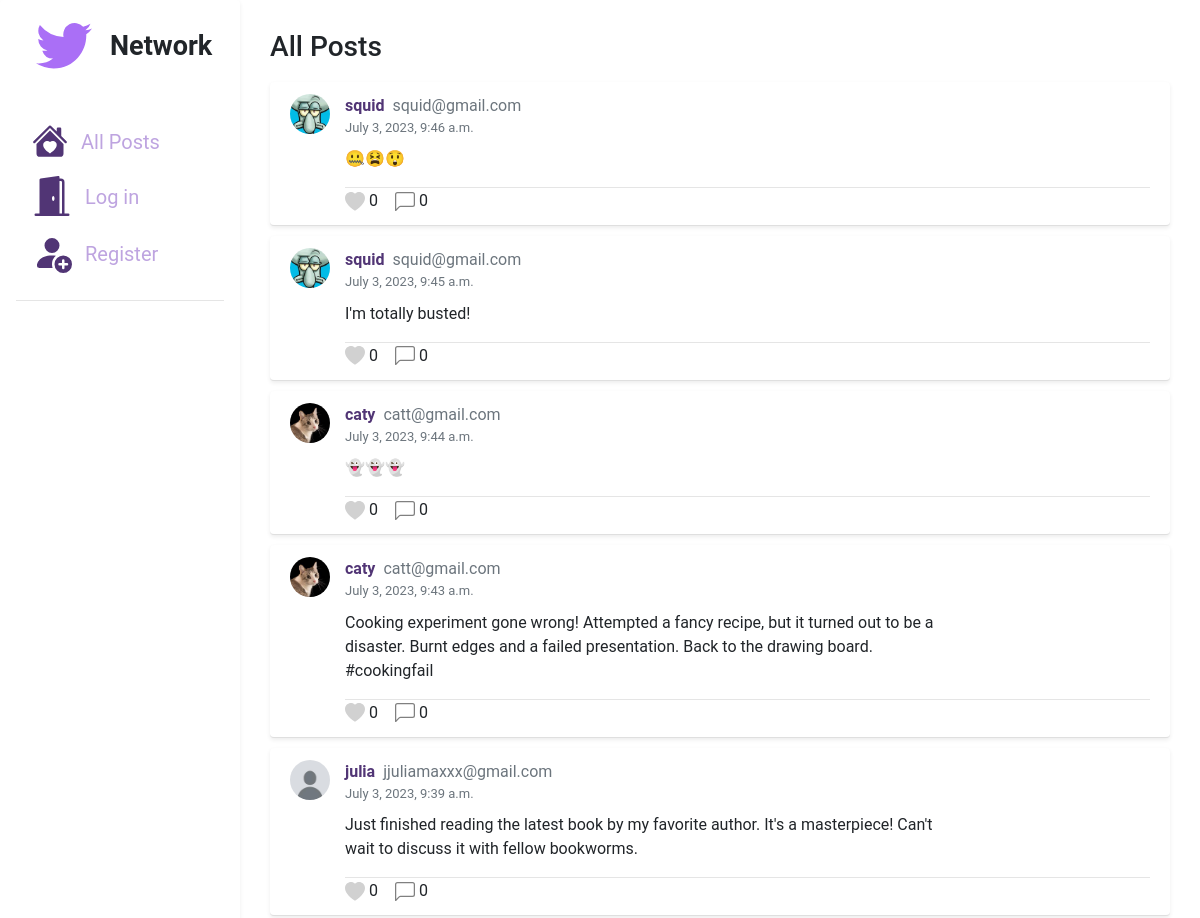
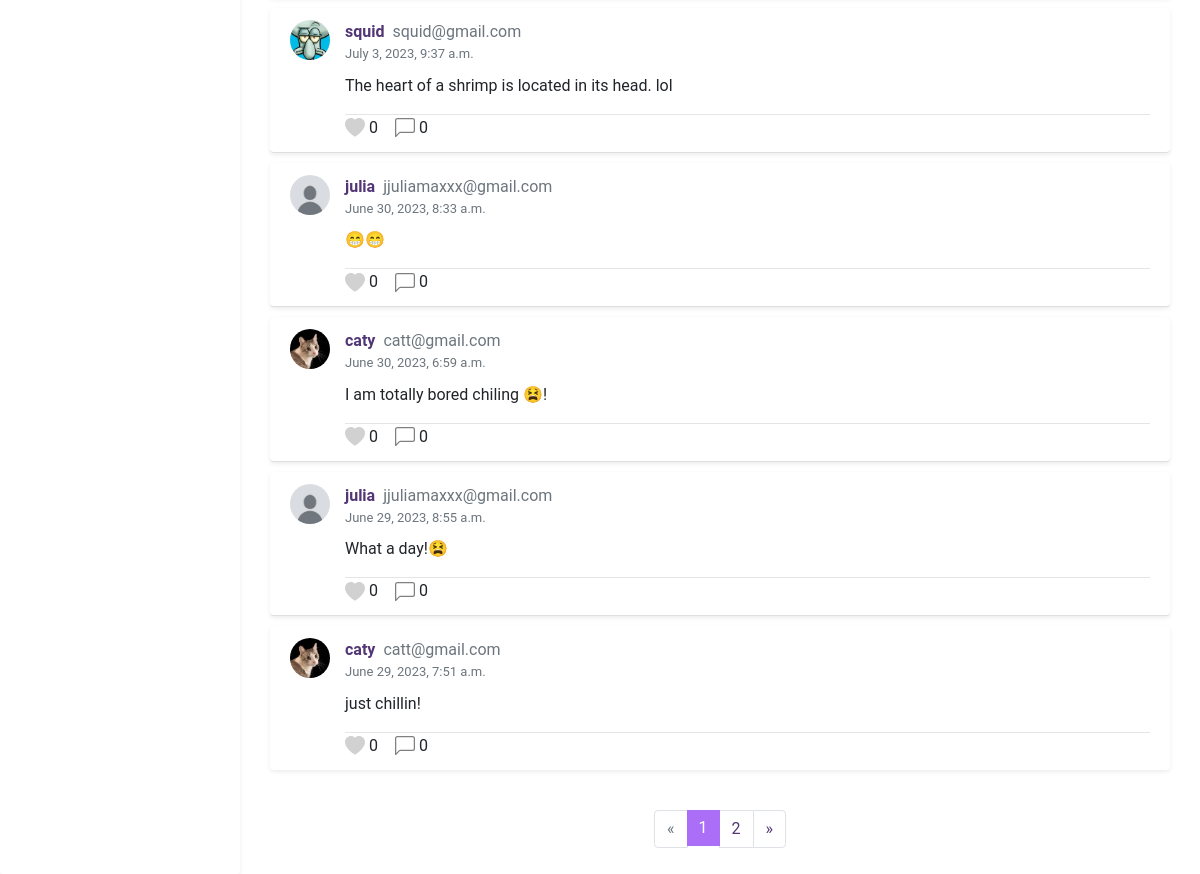
/, run on an earlier commit of the app's database (2 pictures, top to bottom).
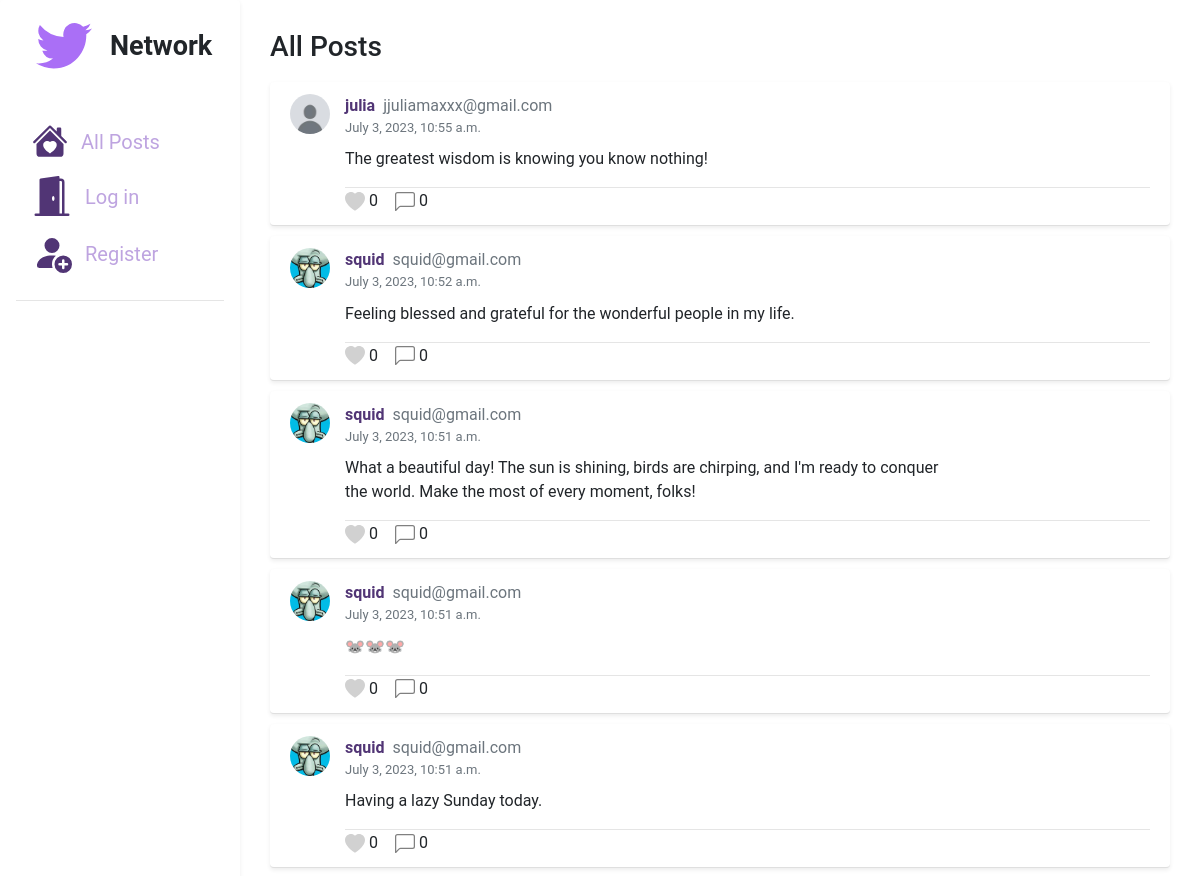
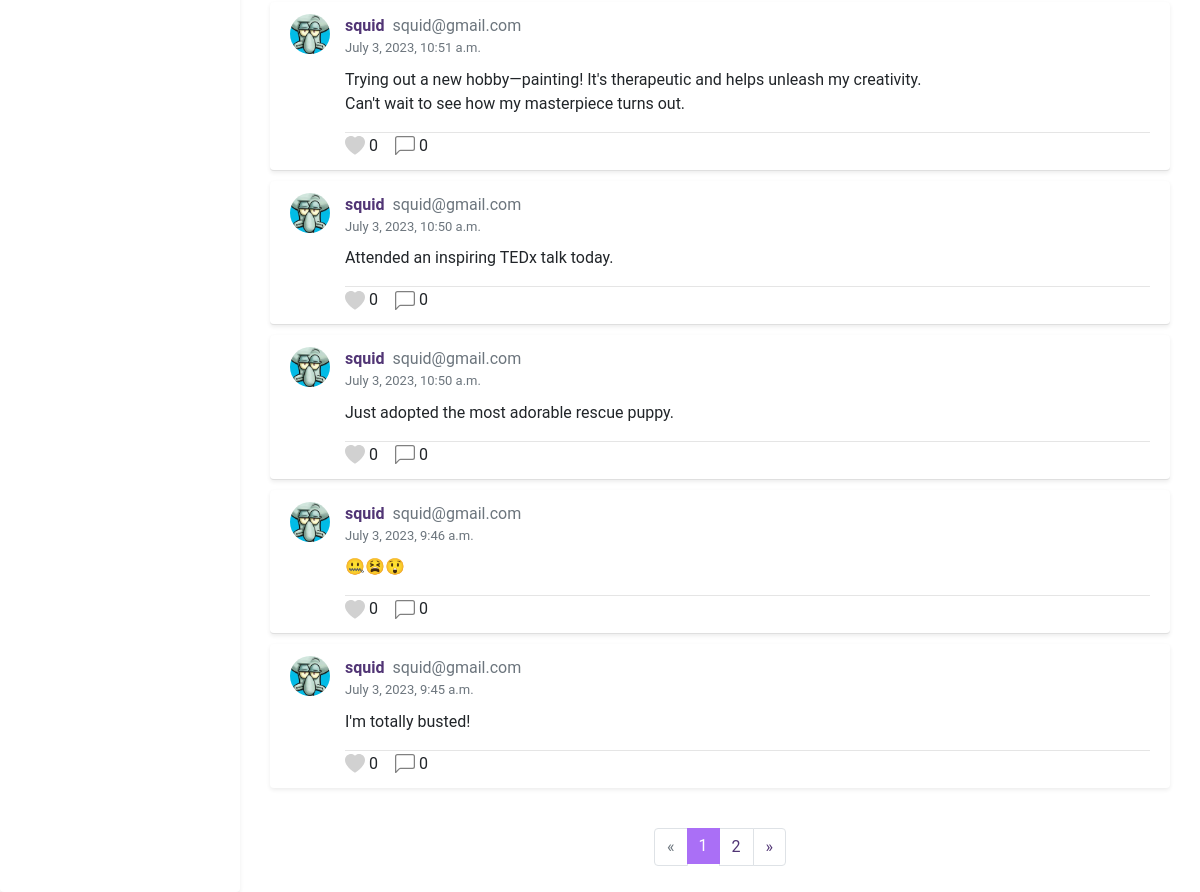
And on a later commit of the database (2 pictures, top to bottom).
### network/models.py (models this page shows, shortened)
class Post(models.Model):
    user = models.ForeignKey(User, on_delete=models.CASCADE, related_name="posts")
    text = models.TextField()
    time = models.DateTimeField(auto_now_add=True)

class User(AbstractUser):
    followers = models.ManyToManyField('self', symmetrical=False, related_name='following', blank=True)
    image = models.ImageField(upload_to='profile_images/', default='profile_images/default-avatar.jpg')

### network/views.py (the view)
# urls.py: path("", views.index, name="index"),
def index(request):
    if request.method == "GET":
        posts = Post.objects.all()
        posts = posts.order_by('-time')
        paginator = Paginator(posts, 10)
        page_number = request.GET.get('page')
        page_obj = paginator.get_page(page_number)
        return render(request, "network/index.html", {
            "posts": page_obj
        })
    elif 'post' in request.POST:
        post = request.POST['post']
        new_post = Post(user=request.user, text=post)
        new_post.save()
    return HttpResponseRedirect(reverse("index"))

### network/templates/network/index.html (shortened to what this page needs)
{% extends "network/layout.html" %}
{% block body %}
<div class="space">
    <h3>All Posts</h3>
    <div class="main">
        <ul class="list-group list-group-flush">
            {% for post in posts %}
            <li class="shadow-sm bg-body-tertiary rounded list-group-item">
                <div class="fx">
                    <div class="prof_img_div"><img src='{{ post.user.image.url }}' alt='Profile Image' class='prof_img' style="position:static"></div>
                    <div class="user_content">
                        <div class="fx between">
                            <div class="fx">
                                <a href="{% url 'profile' post.user.id %}" class="p_link"><div class="username"><strong>{{post.user.username}}</strong></div></a>
                                <div class="text-muted">{{post.user.email}}</div>
                            </div>
                        </div>
                        <div class="time text-muted">{{post.time}}</div>
                        <div class="post_content" data-content="{{post.text}}" data-id="{{post.id}}">{{post.text}}</div>
                        <hr class="hr1">
                        <div class="fx pointer">
                            <div class="like">
                                <div class="ilbk heart" data-id="{{post.id}}">
                                    <svg xmlns="http://www.w3.org/2000/svg" width="20" height="20" fill="rgb(209, 209, 209)" class="bi bi-heart-fill" viewBox="0 0 16 16">
                                        <path fill-rule="evenodd" d="M8 1.314C12.438-3.248 23.534 4.735 8 15-7.534 4.736 3.562-3.248 8 1.314z"/>
                                      </svg>
                                </div>
                                <div class="ilbk num_likes">0</div>
                            </div>
                            <div>
                                <div class="ilbk chat">
                                </div>
                                <div class="ilbk" class="num_comments">0</div>
                            </div>
                        </div>
                    </div>
                </div>
            </li>
            {% empty %}
                <h4>No posts yet.</h4>
            {% endfor %}
        </ul>
    </div>
    <div class="nav_pag">
        <nav aria-label="pagination">
            <ul class="pagination">
                {% if posts.has_previous %}
                    <li class="page-item">
                        <a class="page-link" href="?page={{ posts.previous_page_number }}" aria-label="Previous">
                {% else %}
                    <li class="page-item disabled">
                        <a class="page-link" href="#" aria-label="Previous">
                {% endif %}
                        <span aria-hidden="true">&laquo;</span>
                        </a>
                    </li>
                {% for page in posts.paginator.page_range%}
                    {% if page == posts.number %}
                    <li class="page-item active" aria-current="page">
                        <a class="page-link" href="?page={{posts.number}}">{{posts.number}}<span class="sr-only">(current)</span></a>
                    </li>
                    {% else %}
                    <li class="page-item"><a class="page-link" href="?page={{page}}">{{page}}</a></li>
                    {% endif %}
                {% endfor %}
                {% if posts.has_next %}
                    <li class="page-item">
                        <a class="page-link" href="?page={{ posts.next_page_number }}" aria-label="Next">
                {%else%}
                    <li class="page-item disabled">
                        <a class="page-link" href="#" aria-label="Next">
                {% endif %}
                        <span aria-hidden="true">&raquo;</span>
                        </a>
                    </li>
            </ul>
        </nav>
    </div>
</div>
{% endblock %}

What changed in the data, as far as the page shows it:
no longer on this page (row unchanged): Post: user.image (picture), user.username "caty", user.email "catt@gmail.com", time "July 3, 2023, 9:44 a.m.", text "👻👻👻"
no longer on this page (row unchanged): Post: user.image (picture), user.username "caty", user.email "catt@gmail.com", time "July 3, 2023, 9:43 a.m.", text "Cooking experiment gone wrong! Attempted a fancy recipe, but it turned out to be a disaster. Burnt edges and a failed presentation. Back to the drawing board. #cookingfail"
no longer on this page (row unchanged): Post: user.image (placeholder picture), user.username "julia", user.email "jjuliamaxxx@gmail.com", time "July 3, 2023, 9:39 a.m.", text "Just finished reading the latest book by my favorite author. It's a masterpiece! Can't wait to discuss it with fellow bookworms."
no longer on this page (row unchanged): Post: user.image (picture), user.username "squid", user.email "squid@gmail.com", time "July 3, 2023, 9:37 a.m.", text "The heart of a shrimp is located in its head. lol"
no longer on this page (row unchanged): Post: user.image (placeholder picture), user.username "julia", user.email "jjuliamaxxx@gmail.com", time "June 30, 2023, 8:33 a.m.", text "😁😁"
no longer on this page (row unchanged): Post: user.image (picture), user.username "caty", user.email "catt@gmail.com", time "June 30, 2023, 6:59 a.m.", text "I am totally bored chiling 😫!"
no longer on this page (row unchanged): Post: user.image (placeholder picture), user.username "julia", user.email "jjuliamaxxx@gmail.com", time "June 29, 2023, 8:55 a.m.", text "What a day!😫"
no longer on this page (row unchanged): Post: user.image (picture), user.username "caty", user.email "catt@gmail.com", time "June 29, 2023, 7:51 a.m.", text "just chillin!"
added Post: user.image (placeholder picture), user.username "julia", user.email "jjuliamaxxx@gmail.com", time "July 3, 2023, 10:55 a.m.", text "The greatest wisdom is knowing you know nothing!"
added Post: user.image (picture), user.username "squid", user.email "squid@gmail.com", time "July 3, 2023, 10:52 a.m.", text "Feeling blessed and grateful for the wonderful people in my life."
added Post: user.image (picture), user.username "squid", user.email "squid@gmail.com", time "July 3, 2023, 10:51 a.m.", text "What a beautiful day! The sun is shining, birds are chirping, and I'm ready to conquer the world. Make the most of every moment, folks!"
added Post: user.image (picture), user.username "squid", user.email "squid@gmail.com", time "July 3, 2023, 10:51 a.m.", text "🐭🐭🐭"
added Post: user.image (picture), user.username "squid", user.email "squid@gmail.com", time "July 3, 2023, 10:51 a.m.", text "Having a lazy Sunday today."
added Post: user.image (picture), user.username "squid", user.email "squid@gmail.com", time "July 3, 2023, 10:51 a.m.", text "Trying out a new hobby—painting! It's therapeutic and helps unleash my creativity. Can't wait to see how my masterpiece turns out."
added Post: user.image (picture), user.username "squid", user.email "squid@gmail.com", time "July 3, 2023, 10:50 a.m.", text "Attended an inspiring TEDx talk today."
added Post: user.image (picture), user.username "squid", user.email "squid@gmail.com", time "July 3, 2023, 10:50 a.m.", text "Just adopted the most adorable rescue puppy."
